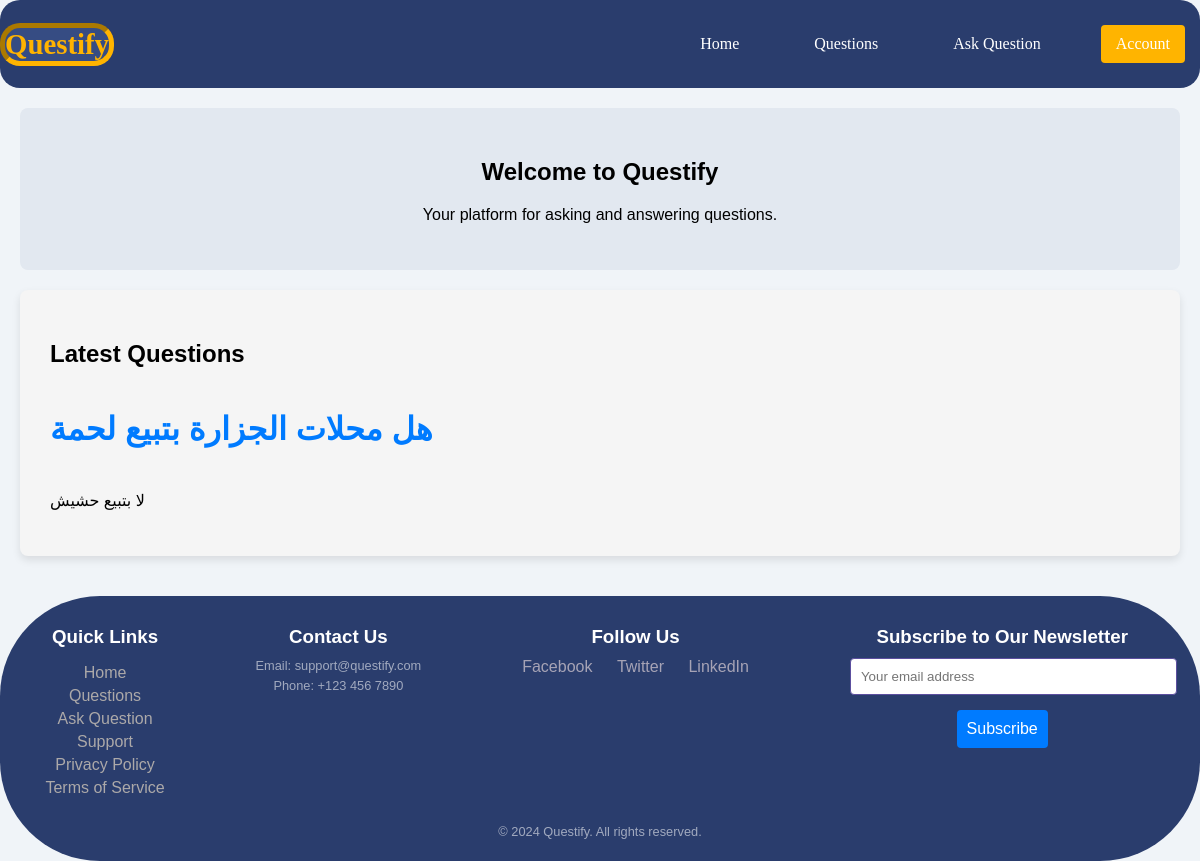
Page /home/ on the earlier database version.
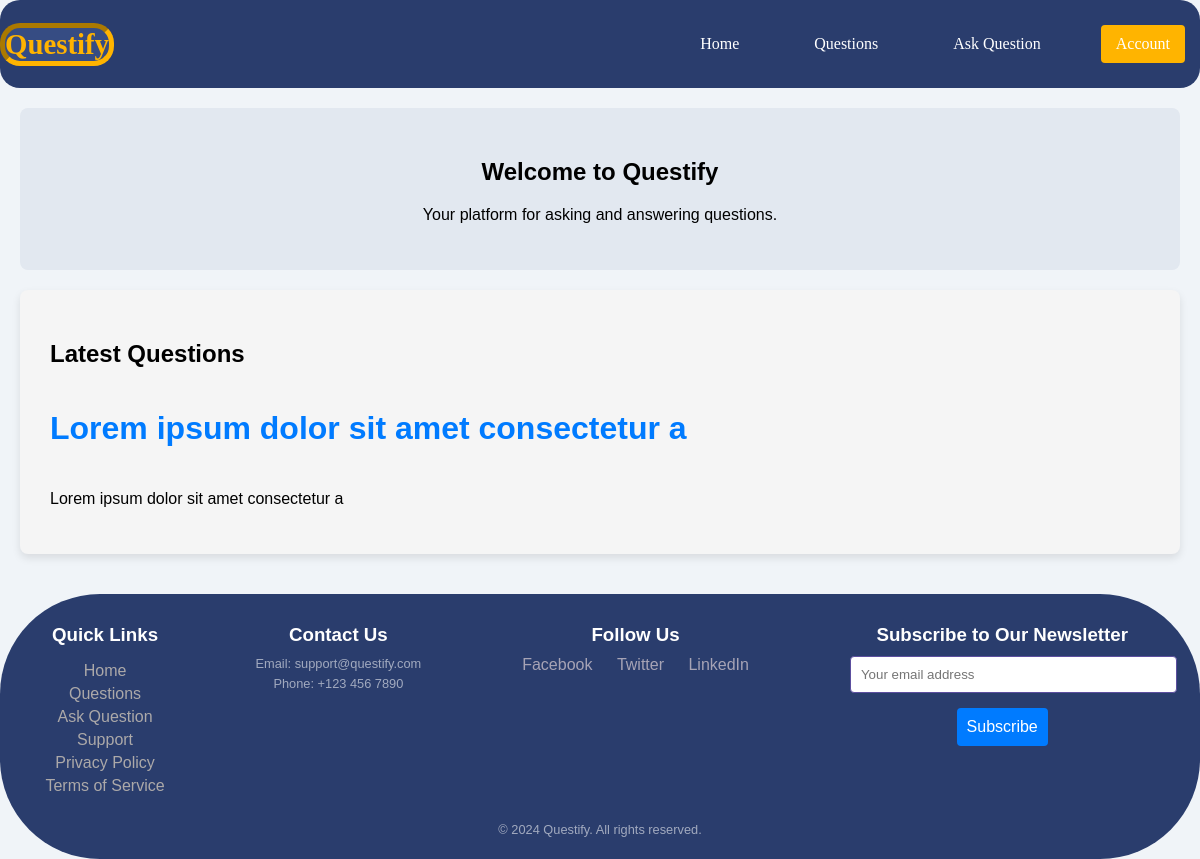
Same page on the later database version.
### ask/models.py (models this page shows, shortened)
class Question(models.Model):
    title      = models.CharField(max_length=40 , unique=True )
    content    = models.TextField(max_length=  40, blank=True  )
    category   = models.CharField(max_length= 40  , blank = True , null=True)
    rating     = models.IntegerField(null=True, blank=True)
    created_at = models.DateTimeField(auto_now=True,auto_created=True,null=True, blank=True)
    user       = models.ForeignKey(User,on_delete=models.CASCADE)
    class Meta:
        get_latest_by =  'created_at'

### home/views.py (the view)
# urls.py: path('',views.home,name='home'),
def home(request):
    lastest_questions = Question.objects.latest()
    return render(request,'home/home.html',{'lastest_questions':lastest_questions})

### home/templates/home/home.html (shortened to what this page needs)
{% extends "base.html" %}
    {% block body %}
<main>
        <section class="hero">
            <h1>Welcome to Questify</h1>
            <p>Your platform for asking and answering questions.</p>
        </section>
        <section class="latest-questions">
            <h2>Latest Questions</h2>
            <h4>{{lastest_questions.title}}</h4>
            <p>{{lastest_questions.content}}</p>
        </section>
</main>
    {% endblock body %}

Differences in the rows shown:
removed Question: title "هل محلات الجزارة بتبيع لحمة", content "لا بتبيع حشيش"
added Question: title "Lorem ipsum dolor sit amet consectetur a", content "Lorem ipsum dolor sit amet consectetur a"
